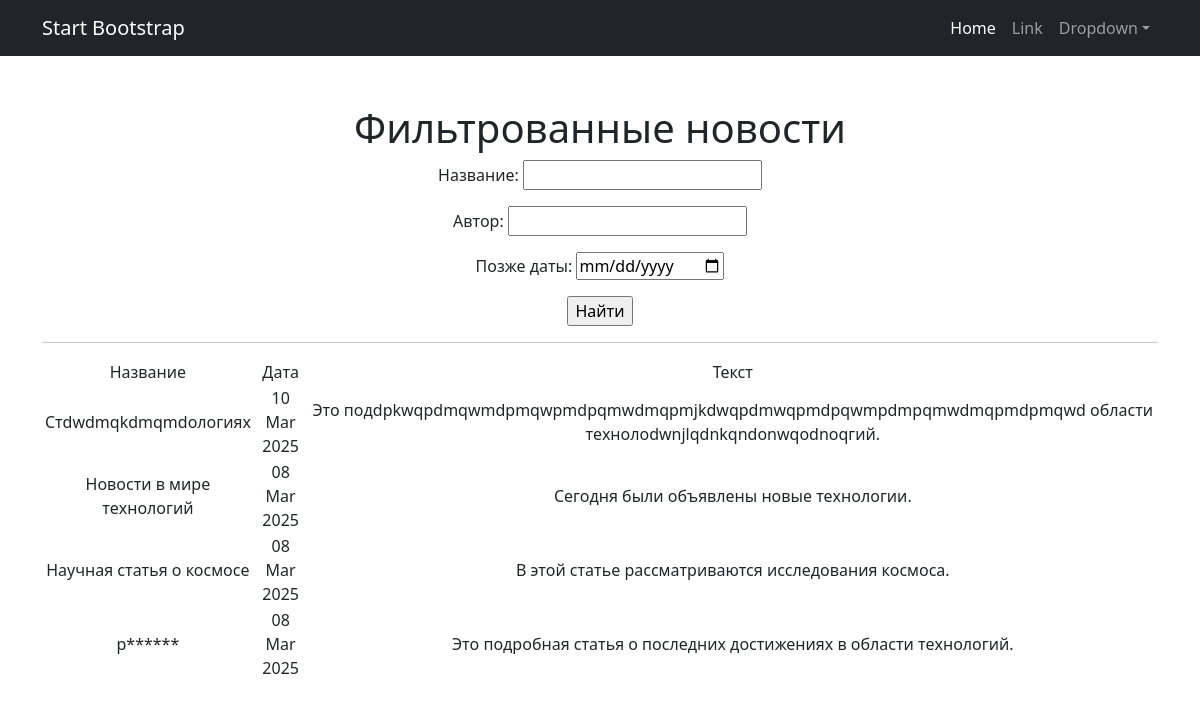
Page /news/search/ on the earlier database version.
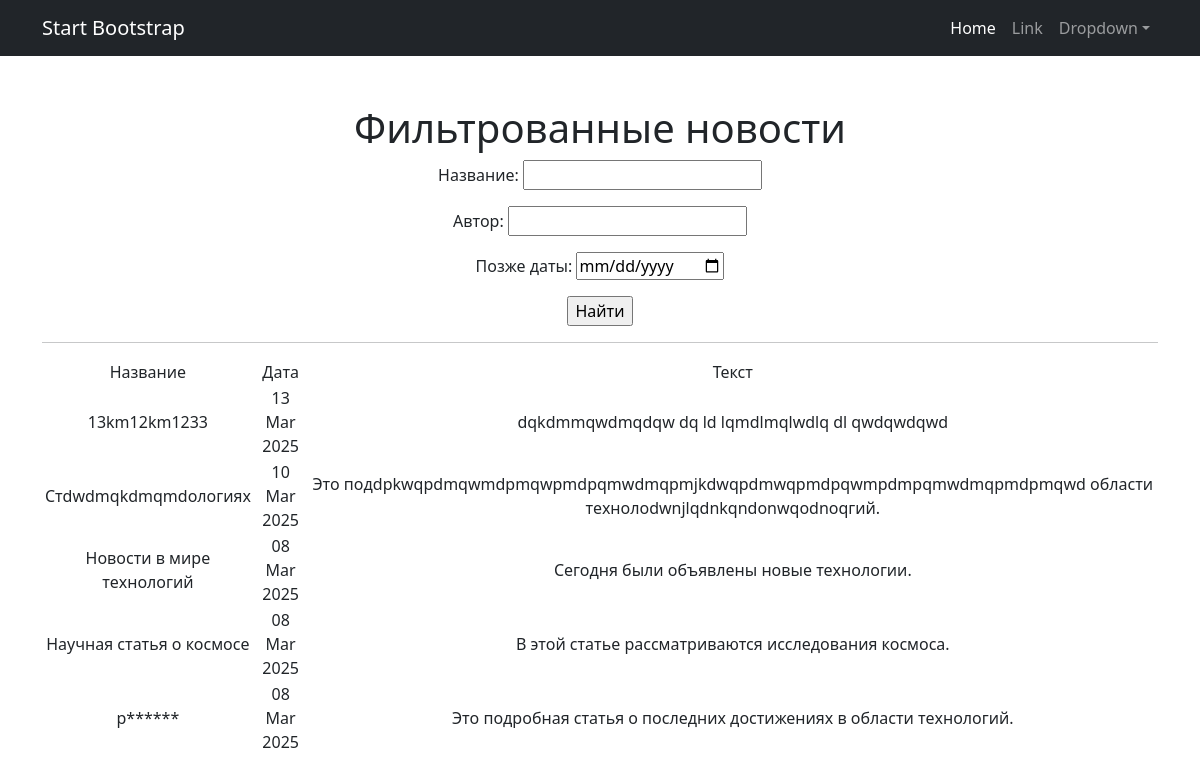
Same page on the later database version.
### news/models.py (models this page shows, shortened)
class Post(models.Model):
    ARTICLE = 'AR'
    NEWS = 'NW'
    POST_TYPES = [
        (ARTICLE, 'Статья'),
        (NEWS, 'Новость'),
    ]
    author = models.ForeignKey(Author, on_delete=models.CASCADE)
    post_type = models.CharField(max_length=2, choices=POST_TYPES, default=ARTICLE)
    created_at = models.DateTimeField(auto_now_add=True)
    categories = models.ManyToManyField(Category, through='PostCategory')
    title = models.CharField(max_length=255)
    content = models.TextField()
    rating = models.IntegerField(default=0)

### news/views.py (the view)
# urls.py: path('news/search/', PostsSearch.as_view(), name='post_search'),
class PostsSearch(ListView):
    model = Post
    ordering = '-created_at'
    template_name = 'posts_search.html'
    context_object_name = 'posts'
    paginate_by = 10
    def get_queryset(self):
        queryset = super().get_queryset()
        self.filterset = ProductFilter(self.request.GET, queryset)
        return self.filterset.qs
    def get_context_data(self, **kwargs):
        context = super().get_context_data(**kwargs)
        context['filterset'] = self.filterset
        return context

### news/templatetags/custom_filters.py (called while the page is built)
@register.filter()
def censor(value):
    if not isinstance(value, str):
        raise ValueError('Фильтр "censor" может быть применён только к строкам.')
    def replace(word):
        if word.lower() in BAD_WORDS:
            return word[0] + '*' * (len(word) - 1)
        return word
    censored_words = [replace(word) for word in value.split()]
    return ' '.join(censored_words)

### templates/posts_search.html (shortened to what this page needs)
{% extends 'flatpages/default.html' %}
{% load custom_filters %}
{% block content %}
   <h1>Фильтрованные новости</h1>
    <form action="" method="get">
        {{ filterset.form.as_p }}
        <input type="submit" value="Найти" />
    </form>
   <hr>
   {% if posts %}
       <table>
           <tr>
               <td>Название</td>
               <td>Дата</td>
               <td>Текст</td>
           </tr>
           {% for post in posts %}
           <tr>
               <td>{{ post.title|censor }}</td>
               <td>{{ post.created_at|date:'d M Y' }}</td>
               <td>{{ post.content|truncatewords:20|censor }}</td>
           </tr>
           {% endfor %}
       </table>
   {% else %}
       <h2>Новостей нет!</h2>
   {% endif %}
{% endblock content %}

Differences in the rows shown:
added Post: title|censor "13km12km1233", created_at "13 Mar 2025", content|censor "dqkdmmqwdmqdqw dq ld lqmdlmqlwdlq dl qwdqwdqwd"
